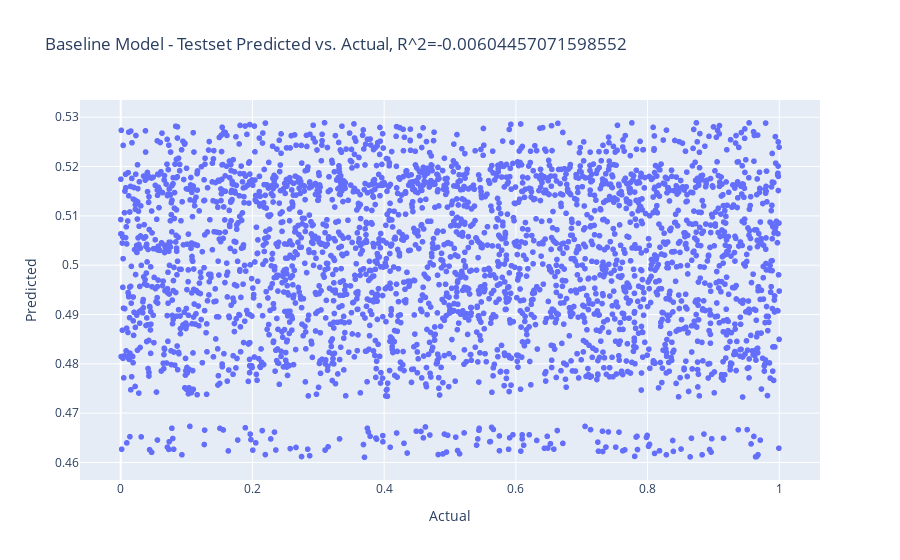

Source (notebook cell):
### Code cell
# Visualise predicted vs. actual while displaying test set r^2
fig = px.scatter(x=y_test, y=y_hat, title=f"Baseline Model - Testset Predicted vs. Actual, R^2={baseline_r2_score}")
fig.update_layout(
    xaxis_title="Actual",
    yaxis_title="Predicted",
)
fig.show()

### Figure 1 — Plotly figure (JSON) as saved in the notebook; plotly's stock layout.template omitted (floating-point values rounded to 4 significant figures; data arrays with more than 128 entries replaced by an {"elided": "..."} marker saying what was removed)
{"data": [{"hoverlabel": {"namelength": 0}, "hovertemplate": "x=%{x}<br>y=%{y}", "legendgroup": "", "marker": {"color": "#636efa", "symbol": "circle"}, "mode": "markers", "name": "", "showlegend": false, "type": "scattergl", "x": {"elided": "3000 float values"}, "xaxis": "x", "y": {"elided": "3000 float values"}, "yaxis": "y"}], "layout": {"legend": {"tracegroupgap": 0}, "title": {"text": "Baseline Model - Testset Predicted vs. Actual, R^2=-0.00604457071598552"}, "xaxis": {"anchor": "y", "domain": [0, 1], "title": {"text": "Actual"}}, "yaxis": {"anchor": "x", "domain": [0, 1], "title": {"text": "Predicted"}}}}
